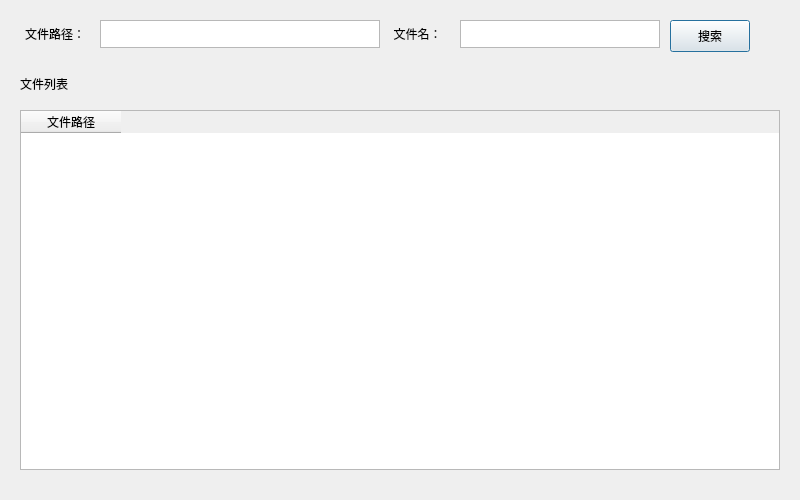
<?xml version="1.0" encoding="UTF-8"?>
<ui version="4.0">
 <class>Dialog</class>
 <widget class="QDialog" name="Dialog">
  <property name="geometry">
   <rect>
    <x>0</x>
    <y>0</y>
    <width>800</width>
    <height>500</height>
   </rect>
  </property>
  <property name="minimumSize">
   <size>
    <width>800</width>
    <height>400</height>
   </size>
  </property>
  <property name="maximumSize">
   <size>
    <width>1920</width>
    <height>1200</height>
   </size>
  </property>
  <property name="windowTitle">
   <string>文件擦除工具</string>
  </property>
  <widget class="QPushButton" name="search_btn">
   <property name="geometry">
    <rect>
     <x>670</x>
     <y>20</y>
     <width>80</width>
     <height>32</height>
    </rect>
   </property>
   <property name="text">
    <string>搜索</string>
   </property>
   <property name="default">
    <bool>false</bool>
   </property>
  </widget>
  <widget class="QTableWidget" name="file_table">
   <property name="geometry">
    <rect>
     <x>20</x>
     <y>110</y>
     <width>760</width>
     <height>360</height>
    </rect>
   </property>
   <property name="locale">
    <locale language="Chinese" country="China"/>
   </property>
   <column>
    <property name="text">
     <string>文件路径</string>
    </property>
   </column>
  </widget>
  <widget class="QLabel" name="file_lst_label">
   <property name="geometry">
    <rect>
     <x>20</x>
     <y>70</y>
     <width>60</width>
     <height>28</height>
    </rect>
   </property>
   <property name="text">
    <string>文件列表</string>
   </property>
  </widget>
  <widget class="QPlainTextEdit" name="dir_text">
   <property name="geometry">
    <rect>
     <x>100</x>
     <y>20</y>
     <width>280</width>
     <height>28</height>
    </rect>
   </property>
  </widget>
  <widget class="QPlainTextEdit" name="file_text">
   <property name="geometry">
    <rect>
     <x>460</x>
     <y>20</y>
     <width>200</width>
     <height>28</height>
    </rect>
   </property>
  </widget>
  <widget class="QPushButton" name="select_dir_btn">
   <property name="geometry">
    <rect>
     <x>10</x>
     <y>20</y>
     <width>90</width>
     <height>28</height>
    </rect>
   </property>
   <property name="text">
    <string>文件路径：</string>
   </property>
   <property name="iconSize">
    <size>
     <width>16</width>
     <height>16</height>
    </size>
   </property>
   <property name="checkable">
    <bool>false</bool>
   </property>
   <property name="checked">
    <bool>false</bool>
   </property>
   <property name="flat">
    <bool>true</bool>
   </property>
  </widget>
  <widget class="QPushButton" name="select_file_btn">
   <property name="geometry">
    <rect>
     <x>380</x>
     <y>20</y>
     <width>75</width>
     <height>28</height>
    </rect>
   </property>
   <property name="text">
    <string>文件名：</string>
   </property>
   <property name="flat">
    <bool>true</bool>
   </property>
  </widget>
 </widget>
 <resources/>
 <connections>
  <connection>
   <sender>search_btn</sender>
   <signal>clicked()</signal>
   <receiver>Dialog</receiver>
   <slot>accept()</slot>
   <hints>
    <hint type="sourcelabel">
     <x>726</x>
     <y>35</y>
    </hint>
    <hint type="destinationlabel">
     <x>399</x>
     <y>299</y>
    </hint>
   </hints>
  </connection>
  <connection>
   <sender>select_dir_btn</sender>
   <signal>clicked()</signal>
   <receiver>Dialog</receiver>
   <slot>accept()</slot>
   <hints>
    <hint type="sourcelabel">
     <x>196</x>
     <y>75</y>
    </hint>
    <hint type="destinationlabel">
     <x>399</x>
     <y>299</y>
    </hint>
   </hints>
  </connection>
  <connection>
   <sender>select_file_btn</sender>
   <signal>clicked()</signal>
   <receiver>Dialog</receiver>
   <slot>accept()</slot>
   <hints>
    <hint type="sourcelabel">
     <x>426</x>
     <y>75</y>
    </hint>
    <hint type="destinationlabel">
     <x>399</x>
     <y>299</y>
    </hint>
   </hints>
  </connection>
  <connection>
   <sender>file_table</sender>
   <signal>cellClicked(int,int)</signal>
   <receiver>Dialog</receiver>
   <slot>accept()</slot>
   <hints>
    <hint type="sourcelabel">
     <x>399</x>
     <y>294</y>
    </hint>
    <hint type="destinationlabel">
     <x>399</x>
     <y>249</y>
    </hint>
   </hints>
  </connection>
 </connections>
</ui>
